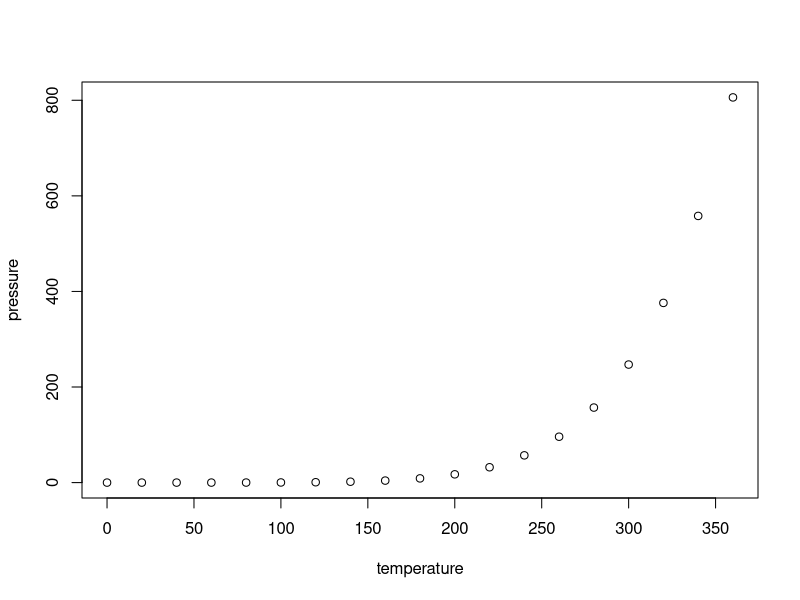
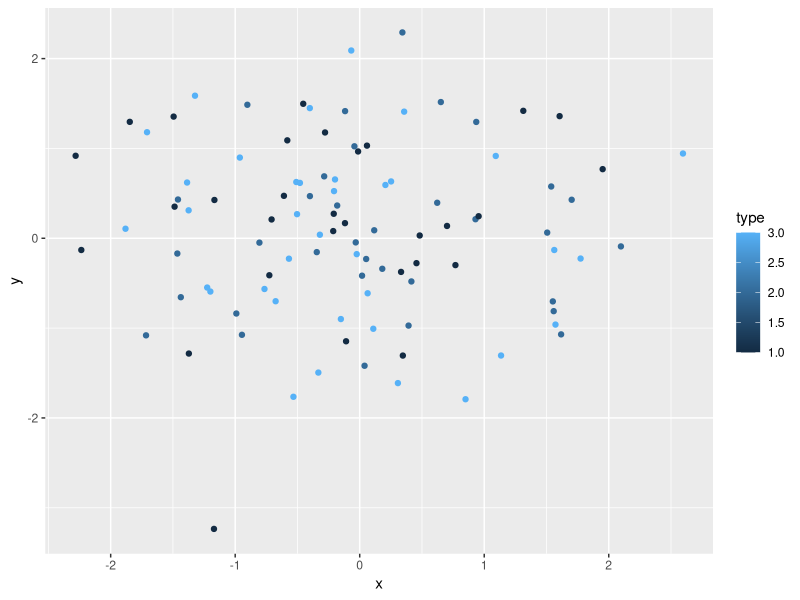
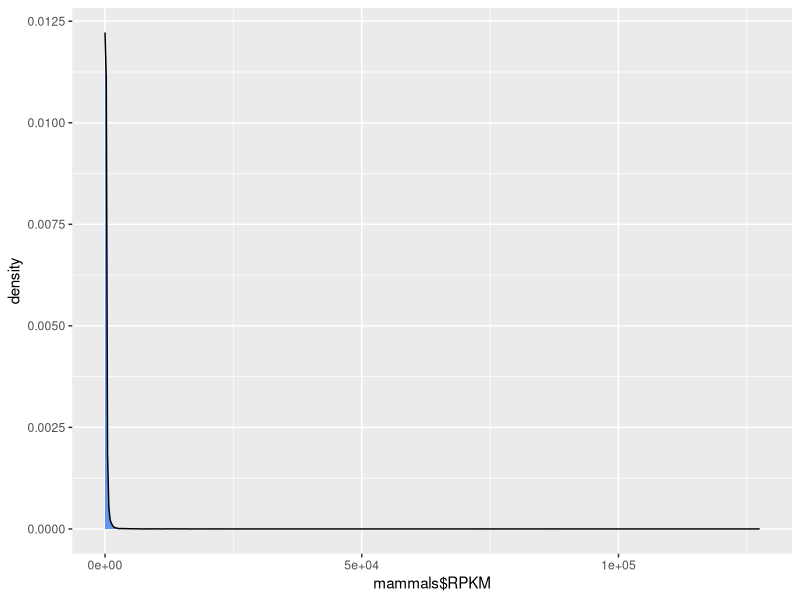
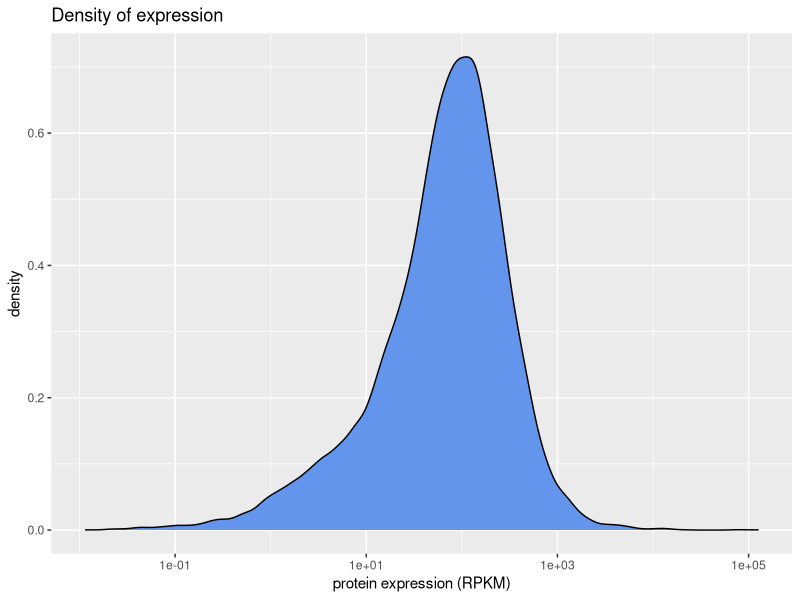
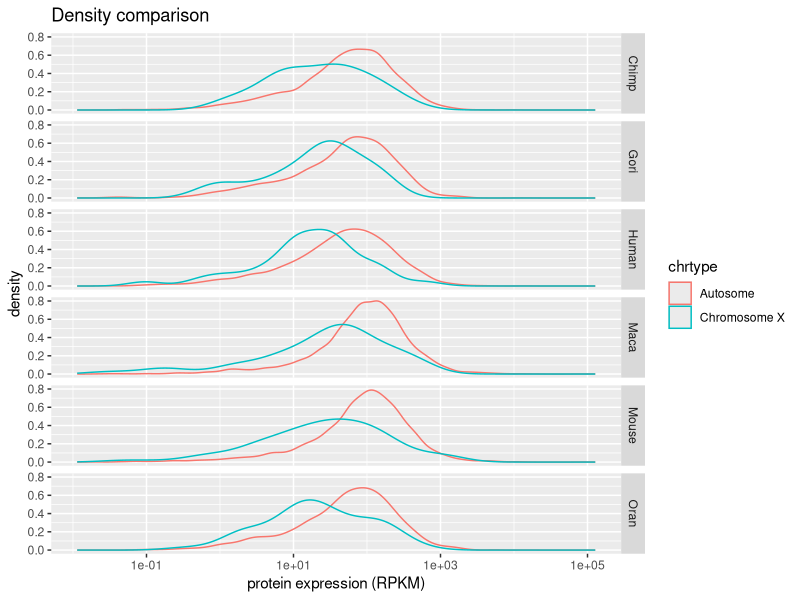
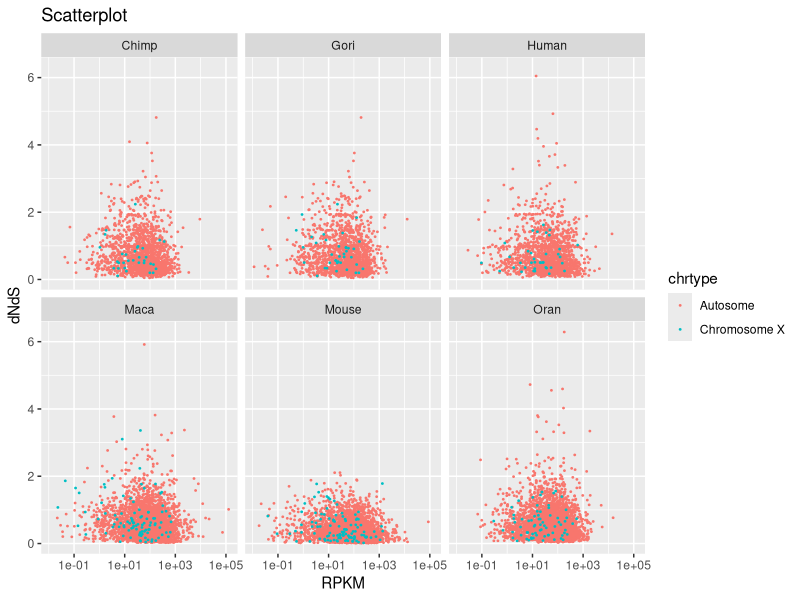
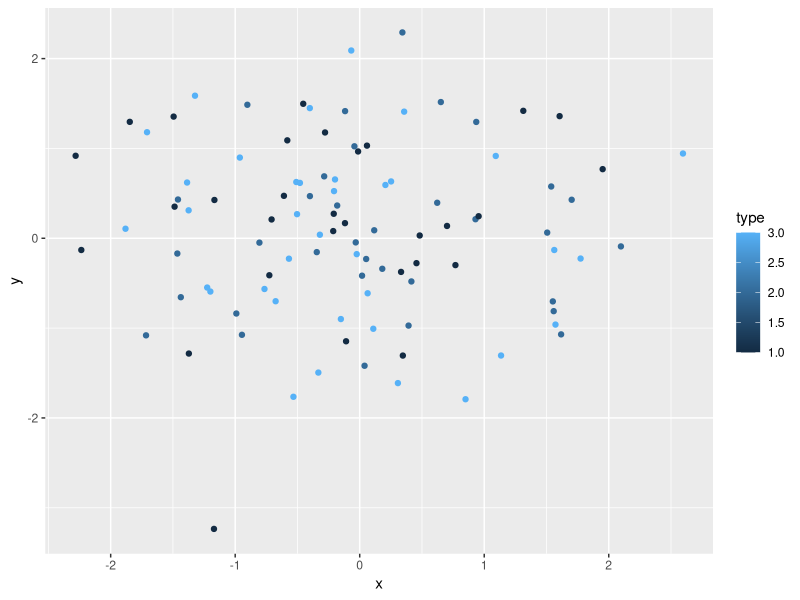
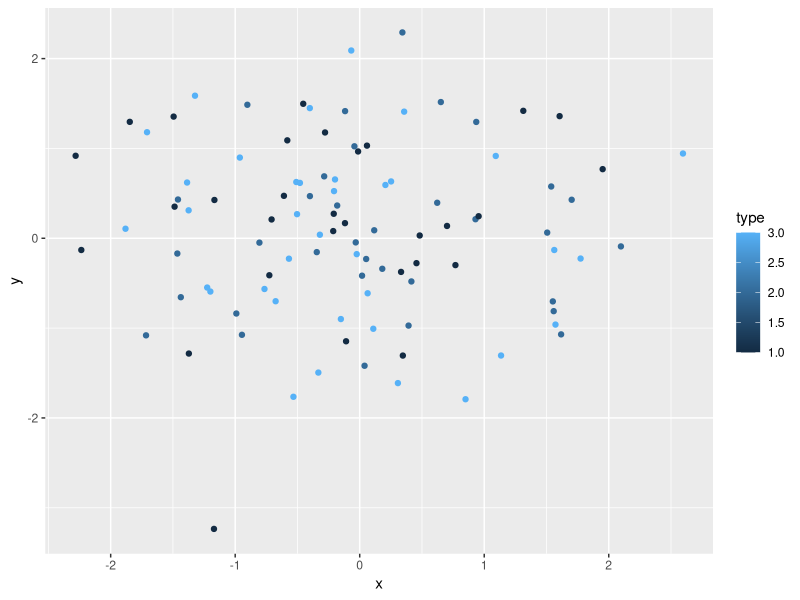

Write the R code that produced these figures, in order.
## ---- chunk 1

summary(cars)

## ---- chunk 2

plot(pressure) # sad, no colors

## ---- chunk 3

# install.packages("tidyverse") 
library(tidyverse)

## ---- chunk 4

library(tidyverse)

mammals = read_csv(file = "../datasets/dataset.01.rsbl20150010supp1.csv")

## ---- chunk 5
mammals %>% dim()
mammals %>% names()
mammals %>% summary()
## ---- chunk 6

plotdata = data.frame(x=rnorm(100), y=rnorm(100), type=sample(x = 1:3, size = 100, replace = T))

plot1    = ggplot(data = plotdata) + 
  geom_point(mapping = aes(x = x, y = y, color=type))

plot(plot1)

ggsave(filename = "plot.week.01.first.plot.png", plot = plot1)
ggsave(filename = "plot.week.01.first.plot.pdf", plot = plot1)

## ---- chunk 7
plotden1 = ggplot(mammals, aes(x = mammals$RPKM)) + geom_density(fill = "cornflowerblue")
plotden1
## ---- chunk 8
plotden1 + scale_x_log10() + labs(title = "Density of expression", x = "protein expression (RPKM)")
## ---- chunk 9

mammals = mammals %>%
  mutate(chrtype =  ifelse(chr!="X", "Autosome", "Chromosome X")) %>%
  arrange(chrtype) %>% 
  {.} #???

head(mammals)

## ---- chunk 10
ggplot(mammals, aes(x = RPKM)) + scale_x_log10() + geom_density(aes(color = chrtype)) + facet_grid(Species~.) + labs(title ="Density comparison", x = "protein expression (RPKM)")
## ---- chunk 11
?facet_wrap
## ---- chunk 12
ggplot(mammals, aes(x = RPKM, y = dNdS, color = chrtype)) + geom_point(size = 0.3) + scale_x_log10() + facet_wrap(~Species) + ggtitle("Scatterplot")
